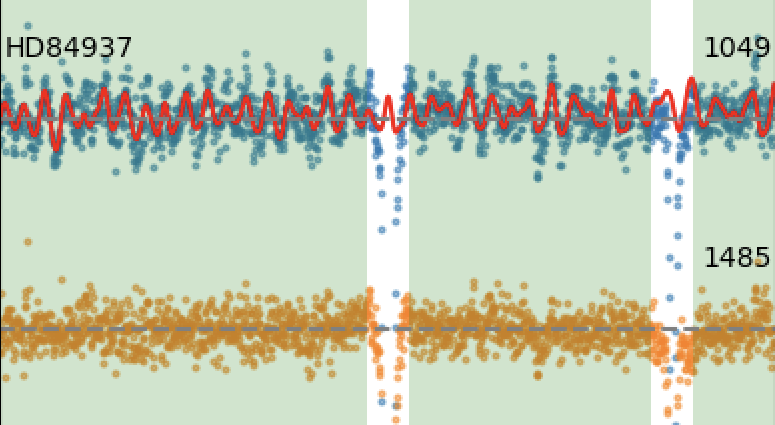
#> input picture fringes_cutout.png, 1550 x 850 px (shown at 1/2 size)
$ python example.py
#> lines starting #> are read from the running program, lines starting #| are printed output that depends on the picture
### image_manip.py
import matplotlib.image as mpimg
import matplotlib.pyplot as plt
import numpy as np
from PIL import Image
import os
from sklearn.cluster import KMeans
from sklearn.preprocessing import StandardScaler

class ImageManip:
    '''Manipulate images.
    '''

    def __init__(self, path_to_image, resize=(None, None)):
        '''
        Parameters
        ----------
        path_to_image : str
            Path to the image to be converted.
        resize : (int, int)
            Resizing the image. Each pixel will be an ascii character. (None, None)
            retains default size. A number and None will retain the original ratio.
        '''

        self.path_to_image = path_to_image
        self.resize = resize

    def resize_img(self):
        '''Resize image.
        '''

        # resize
        image = Image.open(self.path_to_image)
#> image is the input picture: PIL image 1550x850 RGBA; mean R, G, B, A 198, 204.8, 182.8, 255
        horig, vorig = image.size
#> horig = 1550; vorig = 850
        if self.resize[0] is not None and self.resize[1] is None:
            scale = self.resize[0]/horig
#> scale = 0.0968
            self.resize = (self.resize[0], int(vorig*scale))
#> self.resize = (150, 82)
        elif self.resize[0] is None and self.resize[1] is not None:
            scale = self.resize[1]/vorig
            self.resize = (int(horig*scale), self.resize[1])
        if self.resize[0] is not None and self.resize[1] is not None:
            new_image = image.resize(self.resize)
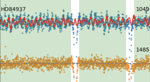
#> new_image: PIL image 150x82 RGBA; mean R, G, B, A 198, 204.9, 182.8, 255
        else:
            new_image = image
        new_image.save('_temp_' + self.path_to_image)

    def fit(self, components, seed):
        '''Fit the image with k means clustering.

        Parameters
        ----------
        components : int
            Number of components/characters to convert image into.
        seed : int
            The random seed to use for KMeans clustering. Can be None.

        Returns
        -------
        data : dict
            img (2darray of ints) is the fitted image, each value is a component.
            img_orig (2darray of floats) is the original img.
            centers (2darray of floats) is the center of the clusters.
        '''
#> called with components = 20

        # open and reshape in matplotlib
        img = mpimg.imread('_temp_' + self.path_to_image)
        os.remove('_temp_' + self.path_to_image) # remove temp image
        vpx, hpx, rgb = img.shape
#> vpx = 82; hpx = 150; rgb = 4
        img.shape = (vpx*hpx, rgb)

        # normalise
        scaler = StandardScaler().fit(img)
        img_scale = scaler.transform(img)

        # fit and apply k means clustering
        kmeans = KMeans(n_clusters=components, random_state=seed)
        kmeans.fit(img_scale)
        # this seems to keep ordering correct as opposed to predict
        # important for cartoon filter, not so much ascii art
        img_trans = kmeans.labels_
        img_trans.shape = (vpx, hpx)

        return {'img':img_trans, 'img_orig':img.reshape(vpx, hpx, rgb),
                'centers':scaler.inverse_transform(kmeans.cluster_centers_)
               }

def img_to_ascii(
    path_to_image, components=20, resize=(None, None),
    ascii_str='-:`!@#$%^&*0123456789qwertyuiopasdfghjklzxcvbnm',
    seed=None):
    '''Convert image to ascii art.

    Parameters
    ----------
    path_to_image : str
        Path to the image to be converted.
    components : int
        Number of components/characters to convert image into.
    resize : (int, int)
        Resizing the image. Each pixel will be an ascii character. (None, None)
        retains default size. A number and None will retain the original ratio.
    ascii_str : str
        The ascii characters to use. If string is longer than components, rest
        of string is ignored.

    Returns
    -------
    ascii_art : str
        The image converted to ascii art.
    '''

    if components > len(ascii_str):
        raise ValueError(
            'ascii_str is not long enough for the number of components specified.'
        )

    img_obj = ImageManip(path_to_image=path_to_image, resize=resize)
    img_obj.resize_img()
    img = img_obj.fit(components, seed=seed)['img']
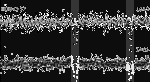
#> img: shape (82, 150) int32; min 0, max 19, mean 4.05; drawn with min black and max white

    # convert to ascii art
    ascii_art = ''
    for row in img:
        ascii_row = ''
        for i in row:
            ascii_row = ascii_row + ascii_str[i]
        ascii_art = ascii_art + ascii_row + '\n'
#> this loop made 82 passes

    return ascii_art[:-1] # remove last newline

def cartoon_filter(path_to_image, out_image, components=10, resize=(None, None),
        colours=None, seed=None):
    '''Filter the image through a cartoon effect.
    '''

    if colours is not None:
        if len(colours) != len(components):
            raise ValueError(
                    'Given colours are not the same length as components.'
            )

    img_obj = ImageManip(path_to_image=path_to_image, resize=resize)
    img_obj.resize_img()
    data = img_obj.fit(components, seed=seed)

    # place all the rgb colours into the correct places
    img = data['img']
    centers = data['centers']
    filt_img = []
    for i, row in enumerate(img):
        filt_img_row = []
        for j, pix in enumerate(row):
            filt_img_row.append(centers[pix])
        filt_img.append(filt_img_row)
    filt_img = np.array(filt_img)

    # save image
    plt.imsave(out_image, filt_img)

### example.py
from image_manip import *

print(img_to_ascii('fringes_cutout.png', resize=(150, None)))

#> (the run stopped early here; a loop or call above may not have finished)
